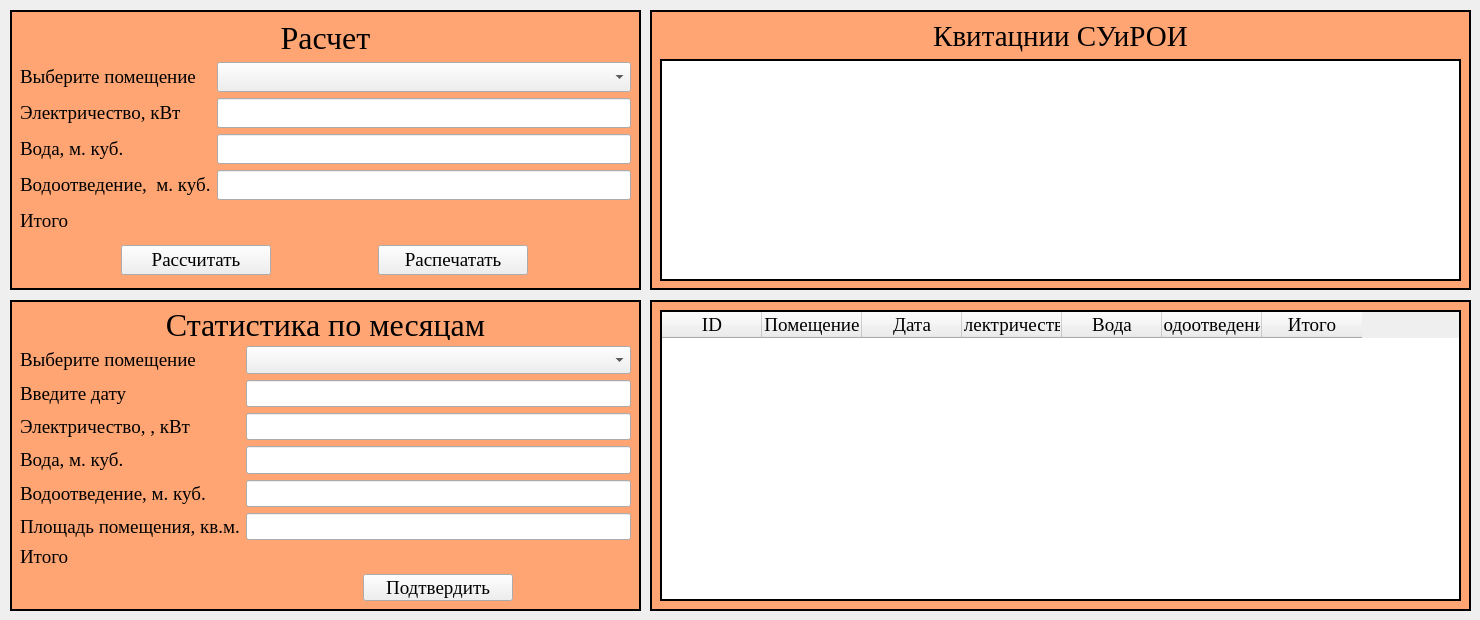
    <widget class="QWidget" name="tab_6">
     <attribute name="icon">
      <iconset>
       <normaloff>../icons/3741741-artboard-bussiness-ecommerce-marketplace-onlinestore-place-store_108901.ico</normaloff>../icons/3741741-artboard-bussiness-ecommerce-marketplace-onlinestore-place-store_108901.ico</iconset>
     </attribute>
     <attribute name="title">
      <string>СУиРОИ</string>
     </attribute>
     <widget class="QFrame" name="frameForCommonArea">
      <property name="geometry">
       <rect>
        <x>10</x>
        <y>10</y>
        <width>631</width>
        <height>280</height>
       </rect>
      </property>
      <property name="maximumSize">
       <size>
        <width>16777215</width>
        <height>280</height>
       </size>
      </property>
      <property name="styleSheet">
       <string notr="true">#frameForCommonArea{
background: #FFA573;
border: 2px solid black;
}</string>
      </property>
      <property name="frameShape">
       <enum>QFrame::StyledPanel</enum>
      </property>
      <property name="frameShadow">
       <enum>QFrame::Raised</enum>
      </property>
      <widget class="QWidget" name="verticalLayoutWidget_11">
       <property name="geometry">
        <rect>
         <x>10</x>
         <y>10</y>
         <width>611</width>
         <height>261</height>
        </rect>
       </property>
       <layout class="QVBoxLayout" name="verticalLayout_12">
        <item>
         <widget class="QLabel" name="label_32">
          <property name="maximumSize">
           <size>
            <width>16777215</width>
            <height>30</height>
           </size>
          </property>
          <property name="font">
           <font>
            <family>Times New Roman</family>
            <pointsize>24</pointsize>
           </font>
          </property>
          <property name="text">
           <string>Расчет</string>
          </property>
          <property name="alignment">
           <set>Qt::AlignCenter</set>
          </property>
         </widget>
        </item>
        <item>
         <layout class="QGridLayout" name="gridLayout_6">
          <item row="2" column="0">
           <widget class="QLabel" name="label_28">
            <property name="maximumSize">
             <size>
              <width>16777215</width>
              <height>30</height>
             </size>
            </property>
            <property name="font">
             <font>
              <family>Times New Roman</family>
              <pointsize>14</pointsize>
             </font>
            </property>
            <property name="text">
             <string>Вода, м. куб.</string>
            </property>
           </widget>
          </item>
          <item row="0" column="1">
           <widget class="QComboBox" name="comboForCommonArea">
            <property name="maximumSize">
             <size>
              <width>16777215</width>
              <height>30</height>
             </size>
            </property>
            <property name="font">
             <font>
              <family>Times New Roman</family>
              <pointsize>14</pointsize>
             </font>
            </property>
           </widget>
          </item>
          <item row="4" column="1">
           <widget class="QLabel" name="SumCommonArea">
            <property name="maximumSize">
             <size>
              <width>16777215</width>
              <height>30</height>
             </size>
            </property>
            <property name="font">
             <font>
              <family>Times New Roman</family>
              <pointsize>14</pointsize>
             </font>
            </property>
            <property name="text">
             <string/>
            </property>
           </widget>
          </item>
          <item row="1" column="1">
           <widget class="QLineEdit" name="lineEdit_5">
            <property name="maximumSize">
             <size>
              <width>16777215</width>
              <height>30</height>
             </size>
            </property>
            <property name="font">
             <font>
              <family>Times New Roman</family>
              <pointsize>14</pointsize>
             </font>
            </property>
           </widget>
          </item>
          <item row="3" column="1">
           <widget class="QLineEdit" name="lineEdit_7">
            <property name="maximumSize">
             <size>
              <width>16777215</width>
              <height>30</height>
             </size>
            </property>
            <property name="font">
             <font>
              <family>Times New Roman</family>
              <pointsize>14</pointsize>
             </font>
            </property>
           </widget>
          </item>
          <item row="2" column="1">
           <widget class="QLineEdit" name="lineEdit_6">
            <property name="maximumSize">
             <size>
              <width>16777215</width>
              <height>30</height>
             </size>
            </property>
            <property name="font">
             <font>
              <family>Times New Roman</family>
              <pointsize>14</pointsize>
             </font>
            </property>
           </widget>
          </item>
          <item row="3" column="0">
           <widget class="QLabel" name="label_29">
            <property name="maximumSize">
             <size>
              <width>16777215</width>
              <height>30</height>
             </size>
            </property>
            <property name="font">
             <font>
              <family>Times New Roman</family>
              <pointsize>14</pointsize>
             </font>
            </property>
            <property name="text">
             <string>Водоотведение,  м. куб.</string>
            </property>
           </widget>
          </item>
          <item row="0" column="0">
           <widget class="QLabel" name="label_33">
            <property name="maximumSize">
             <size>
              <width>16777215</width>
              <height>30</height>
             </size>
            </property>
            <property name="font">
             <font>
              <family>Times New Roman</family>
              <pointsize>14</pointsize>
             </font>
            </property>
            <property name="text">
             <string>Выберите помещение</string>
            </property>
           </widget>
          </item>
          <item row="4" column="0">
           <widget class="QLabel" name="label_30">
            <property name="maximumSize">
             <size>
              <width>16777215</width>
              <height>30</height>
             </size>
            </property>
            <property name="font">
             <font>
              <family>Times New Roman</family>
              <pointsize>14</pointsize>
             </font>
            </property>
            <property name="text">
             <string>Итого</string>
            </property>
           </widget>
          </item>
          <item row="1" column="0">
           <widget class="QLabel" name="label_27">
            <property name="maximumSize">
             <size>
              <width>16777215</width>
              <height>30</height>
             </size>
            </property>
            <property name="font">
             <font>
              <family>Times New Roman</family>
              <pointsize>14</pointsize>
             </font>
            </property>
            <property name="text">
             <string>Электричество, кВт</string>
            </property>
           </widget>
          </item>
         </layout>
        </item>
        <item>
         <layout class="QHBoxLayout" name="horizontalLayout_10">
          <item>
           <widget class="QPushButton" name="bttnCalculating">
            <property name="maximumSize">
             <size>
              <width>150</width>
              <height>30</height>
             </size>
            </property>
            <property name="font">
             <font>
              <family>Times New Roman</family>
              <pointsize>14</pointsize>
             </font>
            </property>
            <property name="layoutDirection">
             <enum>Qt::RightToLeft</enum>
            </property>
            <property name="text">
             <string>Рассчитать</string>
            </property>
            <property name="icon">
             <iconset>
              <normaloff>../icons/calculator_finance_calculate_mathematics_calculation_icon_193298.ico</normaloff>../icons/calculator_finance_calculate_mathematics_calculation_icon_193298.ico</iconset>
            </property>
           </widget>
          </item>
          <item>
           <widget class="QPushButton" name="bttnPrintForCommonArea">
            <property name="maximumSize">
             <size>
              <width>150</width>
              <height>30</height>
             </size>
            </property>
            <property name="font">
             <font>
              <family>Times New Roman</family>
              <pointsize>14</pointsize>
             </font>
            </property>
            <property name="layoutDirection">
             <enum>Qt::RightToLeft</enum>
            </property>
            <property name="text">
             <string>Распечатать</string>
            </property>
            <property name="icon">
             <iconset>
              <normaloff>../icons/print_5636.ico</normaloff>../icons/print_5636.ico</iconset>
            </property>
           </widget>
          </item>
         </layout>
        </item>
       </layout>
      </widget>
     </widget>
     <widget class="QFrame" name="frameForDocumentsForCommonArea">
      <property name="geometry">
       <rect>
        <x>650</x>
        <y>10</y>
        <width>821</width>
        <height>280</height>
       </rect>
      </property>
      <property name="maximumSize">
       <size>
        <width>16777215</width>
        <height>280</height>
       </size>
      </property>
      <property name="styleSheet">
       <string notr="true">#frameForDocumentsForCommonArea{
background: #FFA573;
border: 2px solid black;
}</string>
      </property>
      <property name="frameShape">
       <enum>QFrame::StyledPanel</enum>
      </property>
      <property name="frameShadow">
       <enum>QFrame::Raised</enum>
      </property>
      <widget class="QWidget" name="verticalLayoutWidget_10">
       <property name="geometry">
        <rect>
         <x>10</x>
         <y>10</y>
         <width>801</width>
         <height>261</height>
        </rect>
       </property>
       <layout class="QVBoxLayout" name="verticalLayout_11">
        <item>
         <widget class="QLabel" name="label_31">
          <property name="font">
           <font>
            <family>Times New Roman</family>
            <pointsize>22</pointsize>
           </font>
          </property>
          <property name="text">
           <string>Квитацнии СУиРОИ</string>
          </property>
          <property name="alignment">
           <set>Qt::AlignCenter</set>
          </property>
         </widget>
        </item>
        <item>
         <widget class="QListWidget" name="listWidgetForCommonArea">
          <property name="font">
           <font>
            <family>Times New Roman</family>
            <pointsize>14</pointsize>
           </font>
          </property>
          <property name="styleSheet">
           <string notr="true">#listWidgetForCommonArea{
border: 2px solid black
}</string>
          </property>
         </widget>
        </item>
       </layout>
      </widget>
     </widget>
     <widget class="QFrame" name="frameForCommonArea1">
      <property name="geometry">
       <rect>
        <x>10</x>
        <y>300</y>
        <width>631</width>
        <height>311</height>
       </rect>
      </property>
      <property name="maximumSize">
       <size>
        <width>16777215</width>
        <height>20000</height>
       </size>
      </property>
      <property name="styleSheet">
       <string notr="true">#frameForCommonArea1{
background: #FFA573;
border: 2px solid black;
}</string>
      </property>
      <property name="frameShape">
       <enum>QFrame::StyledPanel</enum>
      </property>
      <property name="frameShadow">
       <enum>QFrame::Raised</enum>
      </property>
      <widget class="QWidget" name="verticalLayoutWidget_15">
       <property name="geometry">
        <rect>
         <x>10</x>
         <y>10</y>
         <width>611</width>
         <height>291</height>
        </rect>
       </property>
       <layout class="QVBoxLayout" name="verticalLayout_17">
        <item>
         <widget class="QLabel" name="label_38">
          <property name="maximumSize">
           <size>
            <width>16777215</width>
            <height>30</height>
           </size>
          </property>
          <property name="font">
           <font>
            <family>Times New Roman</family>
            <pointsize>24</pointsize>
           </font>
          </property>
          <property name="text">
           <string>Статистика по месяцам</string>
          </property>
          <property name="alignment">
           <set>Qt::AlignCenter</set>
          </property>
         </widget>
        </item>
        <item>
         <layout class="QGridLayout" name="gridLayout_15">
          <item row="3" column="0">
           <widget class="QLabel" name="label_59">
            <property name="maximumSize">
             <size>
              <width>16777215</width>
              <height>30</height>
             </size>
            </property>
            <property name="font">
             <font>
              <family>Times New Roman</family>
              <pointsize>14</pointsize>
             </font>
            </property>
            <property name="text">
             <string>Вода, м. куб.</string>
            </property>
           </widget>
          </item>
          <item row="2" column="1">
           <widget class="QLineEdit" name="lineEditForElectricForStatistic">
            <property name="maximumSize">
             <size>
              <width>16777215</width>
              <height>30</height>
             </size>
            </property>
            <property name="font">
             <font>
              <family>Times New Roman</family>
              <pointsize>14</pointsize>
             </font>
            </property>
           </widget>
          </item>
          <item row="3" column="1">
           <widget class="QLineEdit" name="lineEditForWaterForStatistic">
            <property name="maximumSize">
             <size>
              <width>16777215</width>
              <height>30</height>
             </size>
            </property>
            <property name="font">
             <font>
              <family>Times New Roman</family>
              <pointsize>14</pointsize>
             </font>
            </property>
           </widget>
          </item>
          <item row="4" column="0">
           <widget class="QLabel" name="label_65">
            <property name="maximumSize">
             <size>
              <width>16777215</width>
              <height>30</height>
             </size>
            </property>
            <property name="font">
             <font>
              <family>Times New Roman</family>
              <pointsize>14</pointsize>
             </font>
            </property>
            <property name="text">
             <string>Водоотведение, м. куб.</string>
            </property>
           </widget>
          </item>
          <item row="4" column="1">
           <widget class="QLineEdit" name="lineEditForWater2ForStatistic">
            <property name="maximumSize">
             <size>
              <width>16777215</width>
              <height>30</height>
             </size>
            </property>
            <property name="font">
             <font>
              <family>Times New Roman</family>
              <pointsize>14</pointsize>
             </font>
            </property>
           </widget>
          </item>
          <item row="8" column="1">
           <widget class="QLabel" name="labelForSum">
            <property name="maximumSize">
             <size>
              <width>16777215</width>
              <height>30</height>
             </size>
            </property>
            <property name="font">
             <font>
              <family>Times New Roman</family>
              <pointsize>14</pointsize>
             </font>
            </property>
            <property name="text">
             <string/>
            </property>
           </widget>
          </item>
          <item row="2" column="0">
           <widget class="QLabel" name="label_41">
            <property name="maximumSize">
             <size>
              <width>16777215</width>
              <height>30</height>
             </size>
            </property>
            <property name="font">
             <font>
              <family>Times New Roman</family>
              <pointsize>14</pointsize>
             </font>
            </property>
            <property name="text">
             <string>Электричество, , кВт</string>
            </property>
           </widget>
          </item>
          <item row="8" column="0">
           <widget class="QLabel" name="label_40">
            <property name="maximumSize">
             <size>
              <width>16777215</width>
              <height>30</height>
             </size>
            </property>
            <property name="font">
             <font>
              <family>Times New Roman</family>
              <pointsize>14</pointsize>
             </font>
            </property>
            <property name="text">
             <string>Итого</string>
            </property>
           </widget>
          </item>
          <item row="1" column="0">
           <widget class="QLabel" name="label_42">
            <property name="maximumSize">
             <size>
              <width>16777215</width>
              <height>30</height>
             </size>
            </property>
            <property name="font">
             <font>
              <family>Times New Roman</family>
              <pointsize>14</pointsize>
             </font>
            </property>
            <property name="text">
             <string>Введите дату</string>
            </property>
           </widget>
          </item>
          <item row="0" column="0">
           <widget class="QLabel" name="label_66">
            <property name="maximumSize">
             <size>
              <width>16777215</width>
              <height>30</height>
             </size>
            </property>
            <property name="font">
             <font>
              <family>Times New Roman</family>
              <pointsize>14</pointsize>
             </font>
            </property>
            <property name="text">
             <string>Выберите помещение</string>
            </property>
           </widget>
          </item>
          <item row="0" column="1">
           <widget class="QComboBox" name="comboForCommonAreaForPlaceForStatistic">
            <property name="maximumSize">
             <size>
              <width>16777215</width>
              <height>30</height>
             </size>
            </property>
            <property name="font">
             <font>
              <family>Times New Roman</family>
              <pointsize>14</pointsize>
             </font>
            </property>
           </widget>
          </item>
          <item row="5" column="0">
           <widget class="QLabel" name="label_67">
            <property name="maximumSize">
             <size>
              <width>16777215</width>
              <height>30</height>
             </size>
            </property>
            <property name="font">
             <font>
              <family>Times New Roman</family>
              <pointsize>14</pointsize>
             </font>
            </property>
            <property name="text">
             <string>Площадь помещения, кв.м.</string>
            </property>
           </widget>
          </item>
          <item row="5" column="1">
           <widget class="QLineEdit" name="lineEditForSquareForStatistic">
            <property name="maximumSize">
             <size>
              <width>16777215</width>
              <height>30</height>
             </size>
            </property>
            <property name="font">
             <font>
              <family>Times New Roman</family>
              <pointsize>14</pointsize>
             </font>
            </property>
           </widget>
          </item>
          <item row="9" column="1">
           <layout class="QHBoxLayout" name="horizontalLayout_23">
            <item>
             <widget class="QPushButton" name="bttnAcceptForCommonAreaForStatistic">
              <property name="maximumSize">
               <size>
                <width>150</width>
                <height>30</height>
               </size>
              </property>
              <property name="font">
               <font>
                <family>Times New Roman</family>
                <pointsize>14</pointsize>
               </font>
              </property>
              <property name="layoutDirection">
               <enum>Qt::RightToLeft</enum>
              </property>
              <property name="text">
               <string>Подтвердить</string>
              </property>
              <property name="icon">
               <iconset>
                <normaloff>../icons/print_5636.ico</normaloff>../icons/print_5636.ico</iconset>
              </property>
             </widget>
            </item>
           </layout>
          </item>
          <item row="1" column="1">
           <widget class="QLineEdit" name="lineEditDataForStatistic">
            <property name="maximumSize">
             <size>
              <width>16777215</width>
              <height>30</height>
             </size>
            </property>
            <property name="font">
             <font>
              <family>Times New Roman</family>
              <pointsize>14</pointsize>
             </font>
            </property>
           </widget>
          </item>
         </layout>
        </item>
       </layout>
      </widget>
     </widget>
     <widget class="QFrame" name="frameForDocumentsForCommonArea_2">
      <property name="geometry">
       <rect>
        <x>650</x>
        <y>300</y>
        <width>821</width>
        <height>311</height>
       </rect>
      </property>
      <property name="maximumSize">
       <size>
        <width>16777215</width>
        <height>1000</height>
       </size>
      </property>
      <property name="styleSheet">
       <string notr="true">#frameForDocumentsForCommonArea_2{
background: #FFA573;
border: 2px solid black;
}</string>
      </property>
      <property name="frameShape">
       <enum>QFrame::StyledPanel</enum>
      </property>
      <property name="frameShadow">
       <enum>QFrame::Raised</enum>
      </property>
      <widget class="QTableWidget" name="tableUtilites">
       <property name="geometry">
        <rect>
         <x>10</x>
         <y>10</y>
         <width>801</width>
         <height>291</height>
        </rect>
       </property>
       <property name="font">
        <font>
         <family>Times New Roman</family>
         <pointsize>14</pointsize>
        </font>
       </property>
       <property name="styleSheet">
        <string notr="true">#tableUtilites{
border: 2px solid black
}</string>
       </property>
       <property name="selectionBehavior">
        <enum>QAbstractItemView::SelectRows</enum>
       </property>
       <property name="verticalScrollMode">
        <enum>QAbstractItemView::ScrollPerPixel</enum>
       </property>
       <property name="horizontalScrollMode">
        <enum>QAbstractItemView::ScrollPerPixel</enum>
       </property>
       <column>
        <property name="text">
         <string>ID</string>
        </property>
        <property name="font">
         <font>
          <family>Times New Roman</family>
          <pointsize>14</pointsize>
         </font>
        </property>
        <property name="textAlignment">
         <set>AlignCenter</set>
        </property>
       </column>
       <column>
        <property name="text">
         <string>Помещение</string>
        </property>
        <property name="font">
         <font>
          <family>Times New Roman</family>
          <pointsize>14</pointsize>
         </font>
        </property>
        <property name="textAlignment">
         <set>AlignCenter</set>
        </property>
       </column>
       <column>
        <property name="text">
         <string>Дата</string>
        </property>
        <property name="font">
         <font>
          <family>Times New Roman</family>
          <pointsize>14</pointsize>
         </font>
        </property>
        <property name="textAlignment">
         <set>AlignCenter</set>
        </property>
       </column>
       <column>
        <property name="text">
         <string>Электричество</string>
        </property>
        <property name="font">
         <font>
          <family>Times New Roman</family>
          <pointsize>14</pointsize>
         </font>
        </property>
        <property name="textAlignment">
         <set>AlignCenter</set>
        </property>
       </column>
       <column>
        <property name="text">
         <string>Вода</string>
        </property>
        <property name="font">
         <font>
          <family>Times New Roman</family>
          <pointsize>14</pointsize>
         </font>
        </property>
        <property name="textAlignment">
         <set>AlignCenter</set>
        </property>
       </column>
       <column>
        <property name="text">
         <string>Водоотведение</string>
        </property>
        <property name="font">
         <font>
          <family>Times New Roman</family>
          <pointsize>14</pointsize>
         </font>
        </property>
        <property name="textAlignment">
         <set>AlignCenter</set>
        </property>
       </column>
       <column>
        <property name="text">
         <string>Итого</string>
        </property>
        <property name="font">
         <font>
          <family>Times New Roman</family>
          <pointsize>14</pointsize>
         </font>
        </property>
        <property name="textAlignment">
         <set>AlignCenter</set>
        </property>
       </column>
      </widget>
     </widget>
    </widget>
